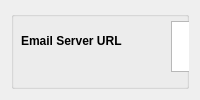
        <widget class="QWidget" name="EmailSetup">
         <attribute name="title">
          <string>Email Setup</string>
         </attribute>
         <layout class="QGridLayout" name="gridLayout">
          <item row="0" column="0">
           <widget class="QGroupBox" name="SMTPServerURLBox">
            <property name="toolTip">
             <string>&lt;html&gt;&lt;head/&gt;&lt;body&gt;&lt;p&gt;URL of  server used for sending email&lt;/p&gt;&lt;/body&gt;&lt;/html&gt;</string>
            </property>
            <property name="title">
             <string/>
            </property>
            <widget class="QLabel" name="SMTPServerURLLabel">
             <property name="geometry">
              <rect>
               <x>10</x>
               <y>20</y>
               <width>151</width>
               <height>20</height>
              </rect>
             </property>
             <property name="font">
              <font>
               <pointsize>9</pointsize>
               <weight>75</weight>
               <bold>true</bold>
              </font>
             </property>
             <property name="toolTip">
              <string>&lt;html&gt;&lt;head/&gt;&lt;body&gt;&lt;p&gt;&lt;span style=&quot; font-weight:400;&quot;&gt;URL of smtp server&lt;/span&gt;&lt;/p&gt;&lt;/body&gt;&lt;/html&gt;</string>
             </property>
             <property name="text">
              <string>Email Server URL</string>
             </property>
            </widget>
            <widget class="QTextEdit" name="SMTPServerURL">
             <property name="geometry">
              <rect>
               <x>160</x>
               <y>10</y>
               <width>221</width>
               <height>51</height>
              </rect>
             </property>
            </widget>
            <widget class="QGroupBox" name="SMTPServerPortBox">
             <property name="geometry">
              <rect>
               <x>0</x>
               <y>80</y>
               <width>625</width>
               <height>111</height>
              </rect>
             </property>
             <property name="toolTip">
              <string>&lt;html&gt;&lt;head/&gt;&lt;body&gt;&lt;p&gt;Port number for smtp messages, normally 25&lt;/p&gt;&lt;/body&gt;&lt;/html&gt;</string>
             </property>
             <property name="title">
              <string/>
             </property>
             <widget class="QLabel" name="SMTPPortLabel">
              <property name="geometry">
               <rect>
                <x>10</x>
                <y>20</y>
                <width>151</width>
                <height>20</height>
               </rect>
              </property>
              <property name="font">
               <font>
                <pointsize>9</pointsize>
                <weight>75</weight>
                <bold>true</bold>
               </font>
              </property>
              <property name="toolTip">
               <string>&lt;html&gt;&lt;head/&gt;&lt;body&gt;&lt;p&gt;&lt;span style=&quot; font-weight:400;&quot;&gt;SMTP server port: default is 25&lt;/span&gt;&lt;/p&gt;&lt;/body&gt;&lt;/html&gt;</string>
              </property>
              <property name="text">
               <string>Email Server Port</string>
              </property>
             </widget>
             <widget class="QTextEdit" name="SMTPServerPort">
              <property name="geometry">
               <rect>
                <x>160</x>
                <y>10</y>
                <width>221</width>
                <height>51</height>
               </rect>
              </property>
             </widget>
            </widget>
            <widget class="QGroupBox" name="EmailSenderBox">
             <property name="geometry">
              <rect>
               <x>0</x>
               <y>160</y>
               <width>625</width>
               <height>168</height>
              </rect>
             </property>
             <property name="toolTip">
              <string>&lt;html&gt;&lt;head/&gt;&lt;body&gt;&lt;p&gt;Email address of sender&lt;/p&gt;&lt;/body&gt;&lt;/html&gt;</string>
             </property>
             <property name="title">
              <string/>
             </property>
             <widget class="QLabel" name="EmailSenderLabel">
              <property name="geometry">
               <rect>
                <x>10</x>
                <y>20</y>
                <width>151</width>
                <height>20</height>
               </rect>
              </property>
              <property name="font">
               <font>
                <pointsize>9</pointsize>
                <weight>75</weight>
                <bold>true</bold>
               </font>
              </property>
              <property name="toolTip">
               <string>&lt;html&gt;&lt;head/&gt;&lt;body&gt;&lt;p&gt;&lt;br/&gt;&lt;/p&gt;&lt;/body&gt;&lt;/html&gt;</string>
              </property>
              <property name="text">
               <string>Email Sender</string>
              </property>
             </widget>
             <widget class="QTextEdit" name="EmailSenderTX">
              <property name="geometry">
               <rect>
                <x>160</x>
                <y>10</y>
                <width>221</width>
                <height>51</height>
               </rect>
              </property>
             </widget>
            </widget>
            <widget class="QGroupBox" name="EmailReceiverBox">
             <property name="geometry">
              <rect>
               <x>0</x>
               <y>250</y>
               <width>625</width>
               <height>283</height>
              </rect>
             </property>
             <property name="toolTip">
              <string>&lt;html&gt;&lt;head/&gt;&lt;body&gt;&lt;p&gt;Email address of receiving user&lt;/p&gt;&lt;/body&gt;&lt;/html&gt;</string>
             </property>
             <property name="title">
              <string/>
             </property>
             <widget class="QLabel" name="EmailReceiverLabel">
              <property name="geometry">
               <rect>
                <x>10</x>
                <y>20</y>
                <width>151</width>
                <height>20</height>
               </rect>
              </property>
              <property name="font">
               <font>
                <pointsize>9</pointsize>
                <weight>75</weight>
                <bold>true</bold>
               </font>
              </property>
              <property name="toolTip">
               <string>&lt;html&gt;&lt;head/&gt;&lt;body&gt;&lt;p&gt;&lt;br/&gt;&lt;/p&gt;&lt;/body&gt;&lt;/html&gt;</string>
              </property>
              <property name="text">
               <string>Email Receiver</string>
              </property>
             </widget>
             <widget class="QTextEdit" name="EmailReceiverRX">
              <property name="geometry">
               <rect>
                <x>160</x>
                <y>10</y>
                <width>221</width>
                <height>51</height>
               </rect>
              </property>
             </widget>
            </widget>
           </widget>
          </item>
         </layout>
        </widget>
